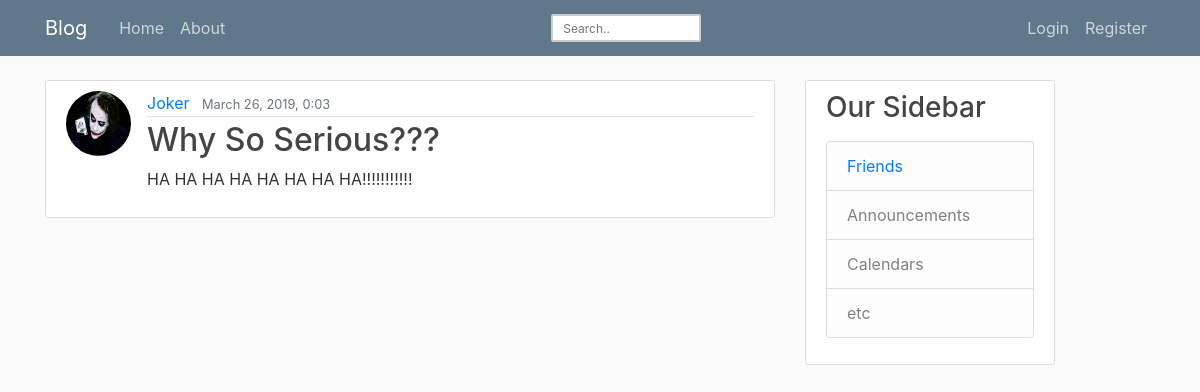
The app's page /blog/post/17/ with its own data.
### myblog/models.py (models this page shows, shortened)
class Post(models.Model):
    title = models.CharField(max_length=100)
    content = models.TextField()
    date_posted = models.DateTimeField(default=timezone.now)
    author = models.ForeignKey('auth.User', on_delete=models.CASCADE)

### users/models.py (models this page shows, shortened)
class Profile(models.Model):
    user = models.OneToOneField(User, on_delete=models.CASCADE)
    image = models.ImageField(default='default.jpg',upload_to='profile_pics')

### myblog/views.py (the view)
# urls.py: path('post/<int:pk>/',PostDetailView.as_view(), name='post-detail'),
class PostDetailView(DetailView):
    model = Post

### myblog/templates/myblog/post_detail.html (shortened to what this page needs)
{% extends "myblog/base.html" %}
{% block content %}
      <article class="media content-section">
        <img class="rounded-circle article-img" src="{{object.author.profile.image.url}}">
        <div class="media-body">
          <div class="article-metadata">
            <a class="mr-2" href="{% url 'user-posts' object.author.username %}">{{ object.author }}</a>
            <small class="text-muted">{{ object.date_posted|date:"F d, Y, G:m" }}</small>
          </div>
          <h2 class="article-title" href="#">{{ object.title }}</h2>
          <p class="article-content">{{ object.content }}</p>
        </div>
      </article>
{% endblock content %}

### myblog/static/myblog/main.css (style rules this page uses)
body { background: #fafafa; color: #333333; margin-top: 5rem; }
h1, h2, h3, h4, h5, h6 { color: #444444; }
.content-section { background: #ffffff; padding: 10px 20px; border: 1px solid #dddddd; border-radius: 3px; margin-bottom: 20px; }
.article-title { color: #444444; }
.article-content { white-space: pre-line; }
.article-img { height: 65px; width: 65px; margin-right: 16px; }
.article-metadata { padding-bottom: 1px; margin-bottom: 4px; border-bottom: 1px solid #e3e3e3 }

### records on screen
Post: author.profile.image (picture), author "Joker", date_posted "March 26, 2019, 0:03", title "Why So Serious???", content "HA HA HA HA HA HA HA HA!!!!!!!!!!!"
